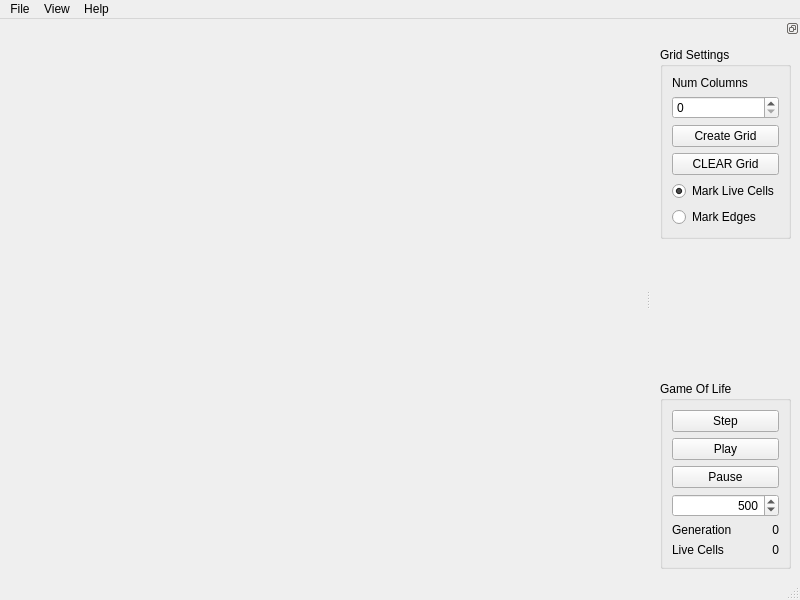
<?xml version="1.0" encoding="UTF-8"?>
<ui version="4.0">
 <class>MainWindow</class>
 <widget class="QMainWindow" name="MainWindow">
  <property name="geometry">
   <rect>
    <x>0</x>
    <y>0</y>
    <width>800</width>
    <height>600</height>
   </rect>
  </property>
  <property name="windowTitle">
   <string>MainWindow</string>
  </property>
  <widget class="QWidget" name="centralwidget"/>
  <widget class="QMenuBar" name="menubar">
   <property name="geometry">
    <rect>
     <x>0</x>
     <y>0</y>
     <width>800</width>
     <height>21</height>
    </rect>
   </property>
   <widget class="QMenu" name="menuFile">
    <property name="title">
     <string>File</string>
    </property>
    <addaction name="actionOpen"/>
    <addaction name="separator"/>
    <addaction name="actionLoad_Grid"/>
    <addaction name="actionSave_Grid"/>
    <addaction name="actionReload_Grid"/>
    <addaction name="separator"/>
    <addaction name="actionSave_Image"/>
    <addaction name="actionSave_Image_Grid_Only"/>
    <addaction name="actionExport_Life_History"/>
   </widget>
   <widget class="QMenu" name="menuView">
    <property name="title">
     <string>View</string>
    </property>
    <addaction name="actionReset_Zoom"/>
   </widget>
   <widget class="QMenu" name="menuHelp">
    <property name="title">
     <string>Help</string>
    </property>
   </widget>
   <addaction name="menuFile"/>
   <addaction name="menuView"/>
   <addaction name="menuHelp"/>
  </widget>
  <widget class="QStatusBar" name="statusbar"/>
  <widget class="QDockWidget" name="dockWidget_2">
   <property name="features">
    <set>QDockWidget::DockWidgetFloatable|QDockWidget::DockWidgetMovable</set>
   </property>
   <property name="allowedAreas">
    <set>Qt::LeftDockWidgetArea|Qt::RightDockWidgetArea</set>
   </property>
   <attribute name="dockWidgetArea">
    <number>2</number>
   </attribute>
   <widget class="QWidget" name="dockWidgetContents_2">
    <layout class="QVBoxLayout" name="verticalLayout_3">
     <item>
      <widget class="QGroupBox" name="groupBox">
       <property name="title">
        <string>Grid Settings</string>
       </property>
       <layout class="QVBoxLayout" name="verticalLayout">
        <item>
         <widget class="QLabel" name="label">
          <property name="text">
           <string>Num Columns</string>
          </property>
         </widget>
        </item>
        <item>
         <widget class="QSpinBox" name="numColBox">
          <property name="maximum">
           <number>999</number>
          </property>
         </widget>
        </item>
        <item>
         <widget class="QPushButton" name="createGrid">
          <property name="text">
           <string>Create Grid</string>
          </property>
         </widget>
        </item>
        <item>
         <widget class="QPushButton" name="clearGrid">
          <property name="text">
           <string>CLEAR Grid</string>
          </property>
         </widget>
        </item>
        <item>
         <widget class="QRadioButton" name="markLiveRadio">
          <property name="text">
           <string>Mark Live Cells</string>
          </property>
          <property name="checked">
           <bool>true</bool>
          </property>
          <attribute name="buttonGroup">
           <string>mouseModeGroup</string>
          </attribute>
         </widget>
        </item>
        <item>
         <widget class="QRadioButton" name="markEdgeRadio">
          <property name="text">
           <string>Mark Edges</string>
          </property>
          <attribute name="buttonGroup">
           <string>mouseModeGroup</string>
          </attribute>
         </widget>
        </item>
       </layout>
      </widget>
     </item>
     <item>
      <spacer name="verticalSpacer">
       <property name="orientation">
        <enum>Qt::Vertical</enum>
       </property>
       <property name="sizeHint" stdset="0">
        <size>
         <width>20</width>
         <height>205</height>
        </size>
       </property>
      </spacer>
     </item>
     <item>
      <widget class="QGroupBox" name="groupBox_2">
       <property name="title">
        <string>Game Of Life</string>
       </property>
       <layout class="QVBoxLayout" name="verticalLayout_2">
        <item>
         <widget class="QPushButton" name="gol_step">
          <property name="text">
           <string>Step</string>
          </property>
         </widget>
        </item>
        <item>
         <widget class="QPushButton" name="playButton">
          <property name="text">
           <string>Play</string>
          </property>
         </widget>
        </item>
        <item>
         <widget class="QPushButton" name="pauseButton">
          <property name="text">
           <string>Pause</string>
          </property>
         </widget>
        </item>
        <item>
         <widget class="QSpinBox" name="timeInterval">
          <property name="alignment">
           <set>Qt::AlignRight|Qt::AlignTrailing|Qt::AlignVCenter</set>
          </property>
          <property name="maximum">
           <number>9999</number>
          </property>
          <property name="singleStep">
           <number>10</number>
          </property>
          <property name="value">
           <number>500</number>
          </property>
         </widget>
        </item>
        <item>
         <layout class="QHBoxLayout" name="horizontalLayout">
          <item>
           <widget class="QLabel" name="label_5">
            <property name="text">
             <string>Generation</string>
            </property>
           </widget>
          </item>
          <item>
           <widget class="QLabel" name="genCounter">
            <property name="text">
             <string>0</string>
            </property>
            <property name="alignment">
             <set>Qt::AlignRight|Qt::AlignTrailing|Qt::AlignVCenter</set>
            </property>
           </widget>
          </item>
         </layout>
        </item>
        <item>
         <layout class="QHBoxLayout" name="horizontalLayout_2">
          <item>
           <widget class="QLabel" name="label_2">
            <property name="text">
             <string>Live Cells</string>
            </property>
           </widget>
          </item>
          <item>
           <widget class="QLabel" name="aliveCounter">
            <property name="text">
             <string>0</string>
            </property>
            <property name="alignment">
             <set>Qt::AlignRight|Qt::AlignTrailing|Qt::AlignVCenter</set>
            </property>
           </widget>
          </item>
         </layout>
        </item>
       </layout>
      </widget>
     </item>
    </layout>
   </widget>
  </widget>
  <action name="actionOpen">
   <property name="text">
    <string>Open Image...</string>
   </property>
  </action>
  <action name="actionLoad_Grid">
   <property name="text">
    <string>Load Grid...</string>
   </property>
  </action>
  <action name="actionSave_Grid">
   <property name="text">
    <string>Save Grid...</string>
   </property>
  </action>
  <action name="actionSave_Image">
   <property name="text">
    <string>Save Image...</string>
   </property>
  </action>
  <action name="actionReset_Zoom">
   <property name="text">
    <string>Reset Zoom</string>
   </property>
  </action>
  <action name="actionReload_Grid">
   <property name="text">
    <string>Reload Grid...</string>
   </property>
  </action>
  <action name="actionExport_Life_History">
   <property name="text">
    <string>Export Life History...</string>
   </property>
  </action>
  <action name="actionSave_Image_Grid_Only">
   <property name="text">
    <string>Save Image Grid Only...</string>
   </property>
  </action>
 </widget>
 <resources/>
 <connections/>
 <buttongroups>
  <buttongroup name="mouseModeGroup"/>
 </buttongroups>
</ui>
